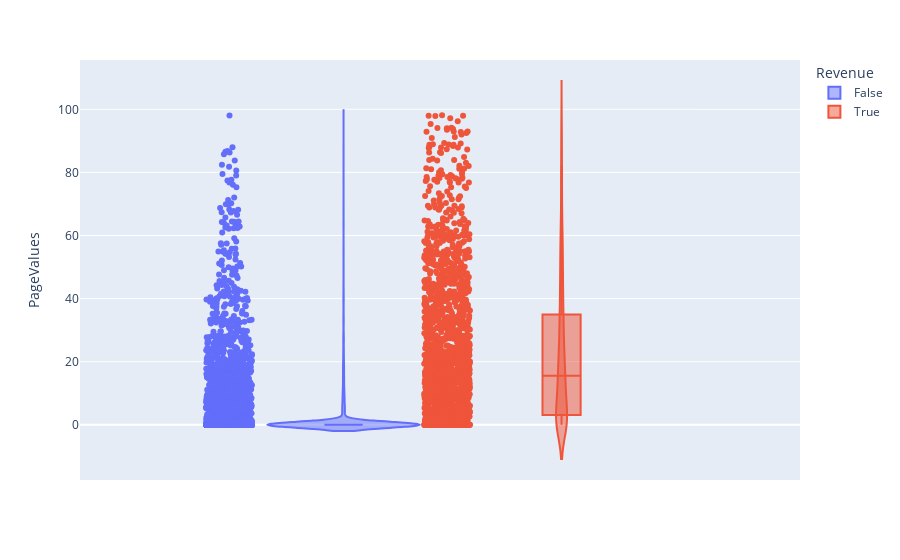

Notebook source saved alongside this figure:
### Code cell
import plotly.express as px
fig = px.violin(osi1, y="PageValues", color="Revenue", box=True, points = 'all')
fig.show()

### Figure 1 — Plotly figure (JSON) as saved in the notebook; plotly's stock layout.template omitted (floating-point values rounded to 4 significant figures; data arrays with more than 128 entries replaced by an {"elided": "..."} marker saying what was removed)
{"data": [{"alignmentgroup": "True", "box": {"visible": true}, "hovertemplate": "Revenue=False<br>PageValues=%{y}<extra></extra>", "legendgroup": "False", "marker": {"color": "#636efa"}, "name": "False", "offsetgroup": "False", "orientation": "v", "points": "all", "scalegroup": "True", "showlegend": true, "type": "violin", "x0": " ", "xaxis": "x", "y": {"elided": "10411 float values"}, "y0": " ", "yaxis": "y"}, {"alignmentgroup": "True", "box": {"visible": true}, "hovertemplate": "Revenue=True<br>PageValues=%{y}<extra></extra>", "legendgroup": "True", "marker": {"color": "#EF553B"}, "name": "True", "offsetgroup": "True", "orientation": "v", "points": "all", "scalegroup": "True", "showlegend": true, "type": "violin", "x0": " ", "xaxis": "x", "y": {"elided": "1837 float values"}, "y0": " ", "yaxis": "y"}], "layout": {"legend": {"title": {"text": "Revenue"}, "tracegroupgap": 0}, "margin": {"t": 60}, "violinmode": "group", "xaxis": {"anchor": "y", "domain": [0, 1]}, "yaxis": {"anchor": "x", "domain": [0, 1], "title": {"text": "PageValues"}}}}
